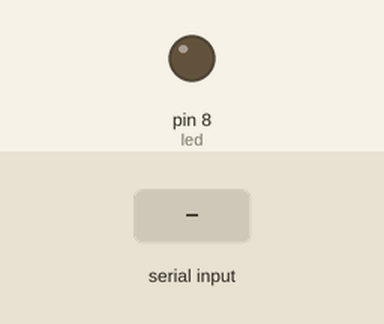
Recording of a sketch running on a simulated Arduino Uno, built with avr-gcc and run on an emulated ATmega328P. On the bench: output pins drawn as LEDs (lit = HIGH). Inputs (shaded band) come from the test bench.

Above: at 1.2 s.
1.3 s: "y" received over Serial
At 2.5 s:
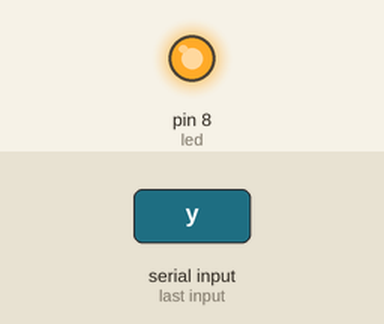
2.8 s: "n" received over Serial
At 3.6 s:
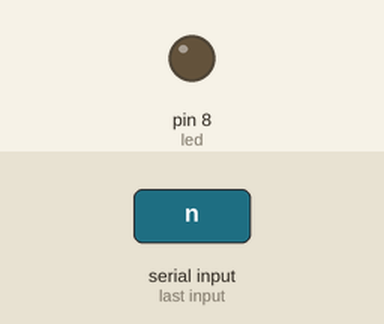
4.3 s: "Y" received over Serial
At 4.8 s:
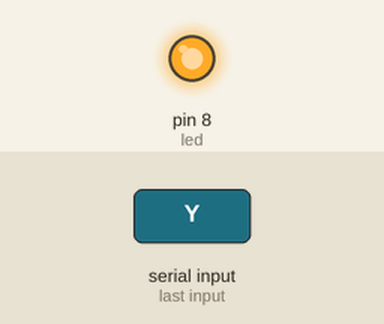
Timing chart, 0 to 7.3 s (numbered marks = the images above; inputs shaded):
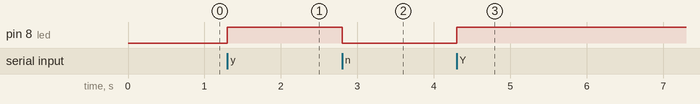

The sketch:

prenderApagarLEDSerial.ino
```cpp
int led = 8;
char estado;

void setup() {
  Serial.begin(9600);
  pinMode(led,OUTPUT);
}

void loop() {
  if(Serial.available() > 0){
    estado = Serial.read();

    if(estado == 'y' || estado == 'Y'){
      digitalWrite(led,HIGH);
    }
    else if(estado == 'n' || estado == 'N'){
      digitalWrite(led,LOW);
    }
  }
}
```

Measured:
- after the input at 1.3 s, pin 8 (led): LOW → HIGH at once
- after the input at 2.8 s, pin 8 (led): HIGH → LOW at once
- after the input at 4.3 s, pin 8 (led): LOW → HIGH at once
